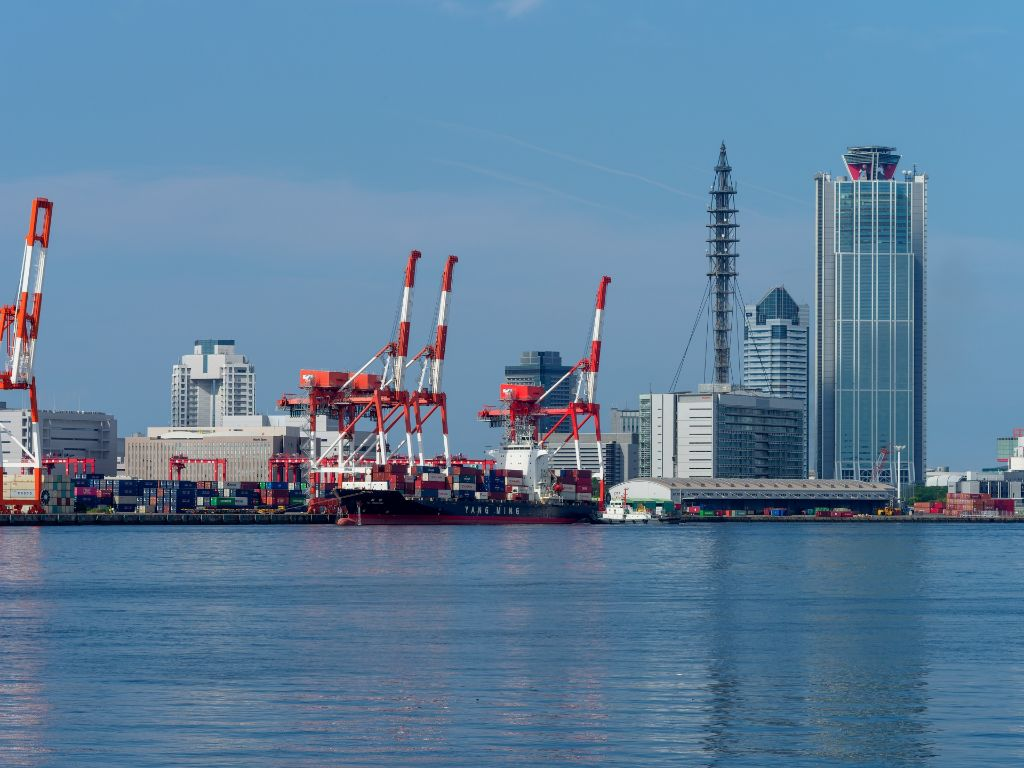
#> input picture img/hero-factory.jpg, 1024 x 768 px
$ python make_images.py
#> lines starting #> are read from the running program, lines starting #| are printed output that depends on the picture
#!/usr/bin/env python3
# -*- coding: utf-8 -*-
"""img/ の元画像から、サイト表示用にリサイズした画像を web/ へ書き出します。

使い方:
    python3 make_images.py

必要環境: Python 3 / Pillow (pip install pillow)
アスペクト比は保ったまま、はみ出した分を中央で切り落として（cover方式）歪みを出しません。
"""

import os
from PIL import Image

HERE = os.path.dirname(os.path.abspath(__file__))
SRC = os.path.join(HERE, "img")
DST = os.path.join(HERE, "web")

# (元ファイル, 出力ファイル, 幅, 高さ)
JOBS = [
    ("hero-factory.jpg", "hero-factory-1440.jpg", 1440, 810),  # トップ：ヘッダー直下の横長 16:9
    ("port.jpg",         "port-1440.jpg",         1440, 810),  # 輸出先：ページ見出し直下の横長 16:9
    ("engine.jpg",       "engine-900.jpg",         900, 675),  # トップ：エンジン 4:3
    ("container.jpg",    "container-900.jpg",      900, 675),  # トップ：コンテナ 4:3
    ("loading.jpg",      "loading-900.jpg",        900, 675),  # トップ：積み込み 4:3
]


def cover(im, w, h):
    """比率を保って拡大縮小し、余った部分を中央基準で切り落として w x h に揃える。"""
    sw, sh = im.size
    s = max(w / sw, h / sh)
    nw, nh = round(sw * s), round(sh * s)
    im = im.resize((nw, nh), Image.LANCZOS)
    left, top = (nw - w) // 2, (nh - h) // 2
    return im.crop((left, top, left + w, top + h))


def main():
    if not os.path.isdir(SRC):
        raise SystemExit("img/ が見つかりません: %s" % SRC)
    os.makedirs(DST, exist_ok=True)
    for name, out, w, h in JOBS:
        path = os.path.join(SRC, name)
        if not os.path.exists(path):
            print("skip (not found): %s" % name)
            continue
        im = Image.open(path).convert("RGB")
#> im is the input picture: PIL image 1024x768 RGB; mean R, G, B 95, 127.9, 156.8
        bw, bh = im.size
#> bw = 1024; bh = 768
        im2 = cover(im, w, h)
#> in cover, `return im.crop((left, top, left + w, top + h))`:
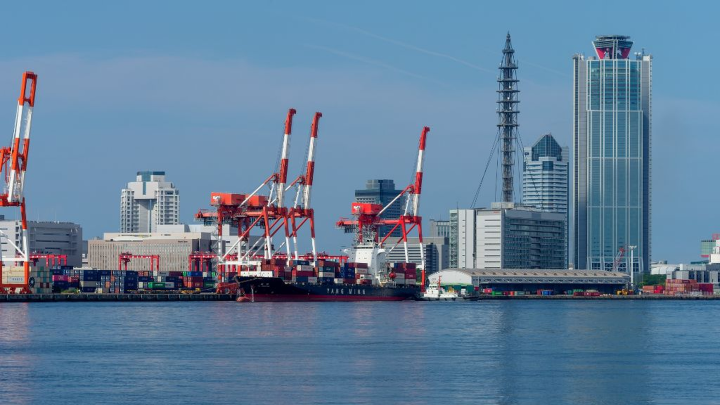
#> returned value: PIL image 1440x810 RGB (shown at 1/2 size); mean R, G, B 97.5, 126.6, 153.5
        im2.save(os.path.join(DST, out), "JPEG", quality=82, optimize=True, progressive=True)
        print("%s %dx%d -> %s %dx%d" % (name, bw, bh, out, w, h))
#| hero-factory.jpg 1024x768 -> hero-factory-1440.jpg 1440x810
#> pass 2 of the loop in main, `for name, out, w, h in JOBS:`:
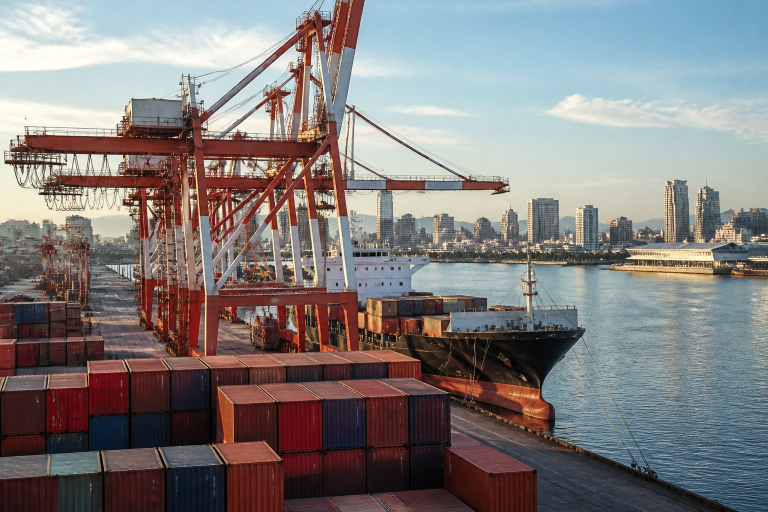
#> input picture img/port.jpg, 1536 x 1024 px (shown at 1/2 size)
#> in main, im is the input picture: PIL image 1536x1024 RGB; mean R, G, B 129.8, 125, 124.6
#> in cover (call 2), `im = im.resize((nw, nh), Image.LANCZOS)`:
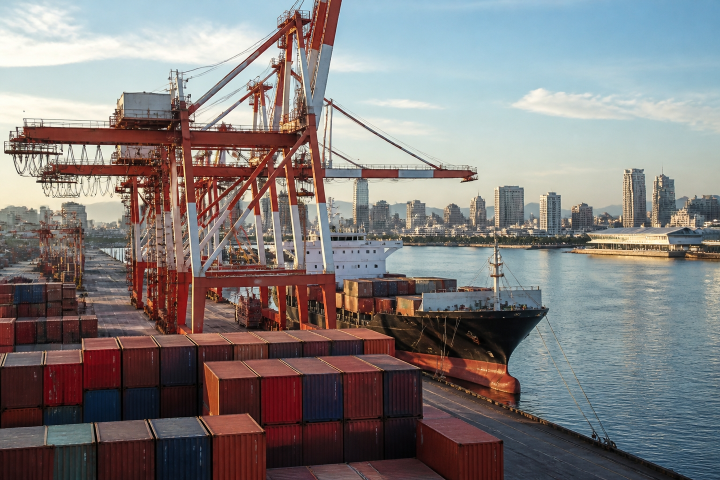
#> im: PIL image 1440x960 RGB (shown at 1/2 size); mean R, G, B 129.8, 125, 124.6
#> in cover (call 2), `return im.crop((left, top, left + w, top + h))`:
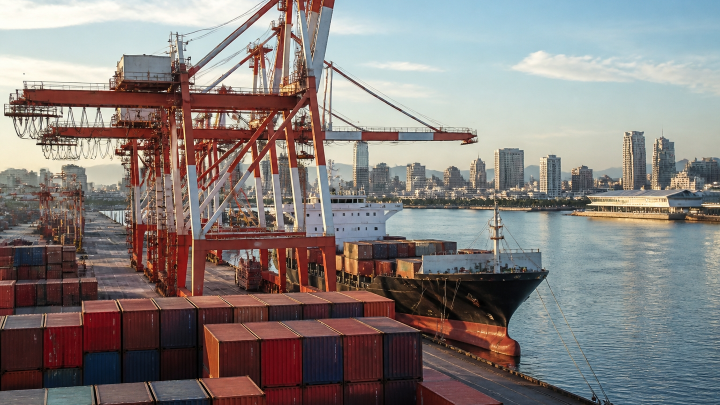
#> returned value: PIL image 1440x810 RGB (shown at 1/2 size); mean R, G, B 134.3, 127, 124.5
#| port.jpg 1536x1024 -> port-1440.jpg 1440x810
    print("done: %s" % DST)


if __name__ == "__main__":
    main()
